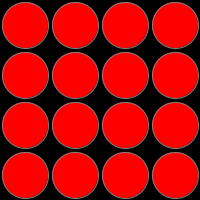
Frame 1 (no input)
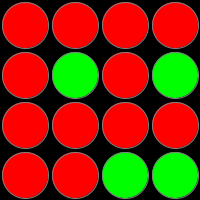
Frame 60 (the mouse pressed at the canvas centre just before this capture)
Frame 120 (the mouse held since frame 60 and released just before this capture): identical to frame 60, image omitted

The Processing sketch that drew these frames (run headless with seeded random() and noise(); from frame 60 on, the mouse is pressed at the canvas centre):

// Processing sketch: processing_10831
// ── processing_10831.pde

int[][] valores = new int[4][4];

color c1;
//////////////////////////////////////////////////////////////////////
void limpa()
{
  int i, j;
  for(j=0;j<4;j++)
    for(i=0;i<4;i++)
      valores[i][j] = 1; 
}

//////////////////////////////////////////////////////////////////////
void setup()
{
  int i, j; 
  size(200,200);
  smooth();
  frameRate(30);
  limpa();
}
//////////////////////////////////////////////////////////////////////
int dec2bcd(int dec)
{
  return(   ( (dec/10)<<4 ) + (dec%10)  );

}
//////////////////////////////////////////////////////////////////////
void mostra()
{
  int i, j;

  for(j=0;j<height;j+=height/4)
    for(i=0;i<width;i+=width/4)
    {
      switch(valores[i/50][j/50])
      {
      case 0:
        c1 = color(0,0,0);   
        break;
      case 1:
        c1 = color(255,0,0);   
        break;
      case 2:
        c1 = color(0,255,0);   
        break;      
      case 3:
        c1 = color(255,255,0);   
        break; 
      default:  
        c1 = color(0,0,0);   
        break; 
      }  

      fill(c1);

      stroke(128);
      ellipse(width/8+i,height/8+j, width/4-4, height/4-4);
    } 
}
//////////////////////////////////////////////////////////////////////
void draw()
{
  background(0);
  
  mostra();

  binario( dec2bcd(hour())/16, dec2bcd(hour())&15, dec2bcd(minute())/16, dec2bcd(minute())&15 );

}

//////////////////////////////////////////////////////////////////////
void binario(int a, int b, int c, int d)
{
  int i, j, k;

  int[] bin = new int[4];

  bin[0] = a;
  bin[1] = b;
  bin[2] = c;
  bin[3] = d;
  limpa();
  for(j=0;j<4;j++)
  {

    for(i=1, k=3;i<=8;i*=2,k--)
    {
      if((bin[j] & i)==i)
        valores[k][j] = 2;
    }  

  }   

}
